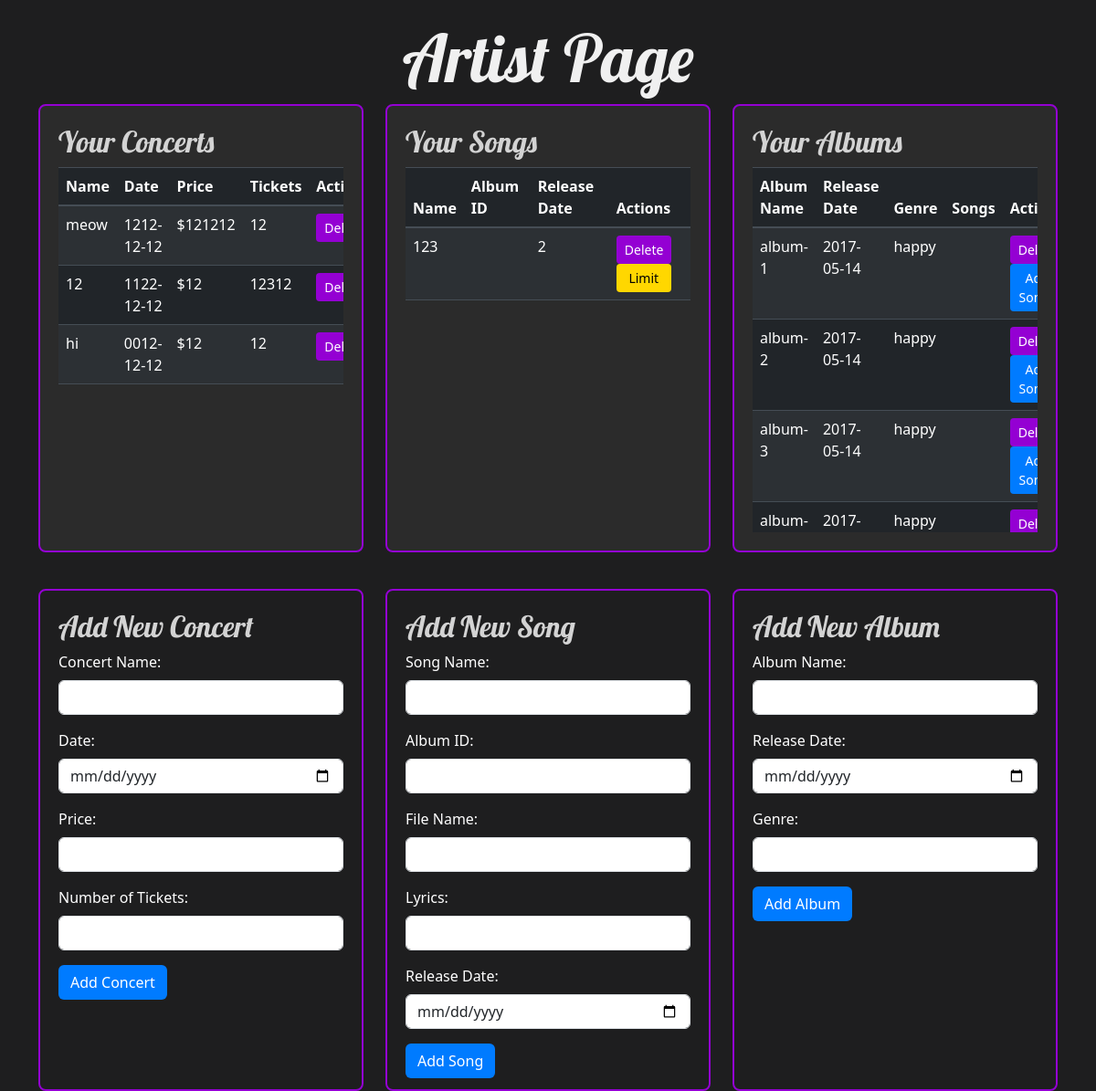
/artist_page (signed in), run on an earlier commit of the app's database.
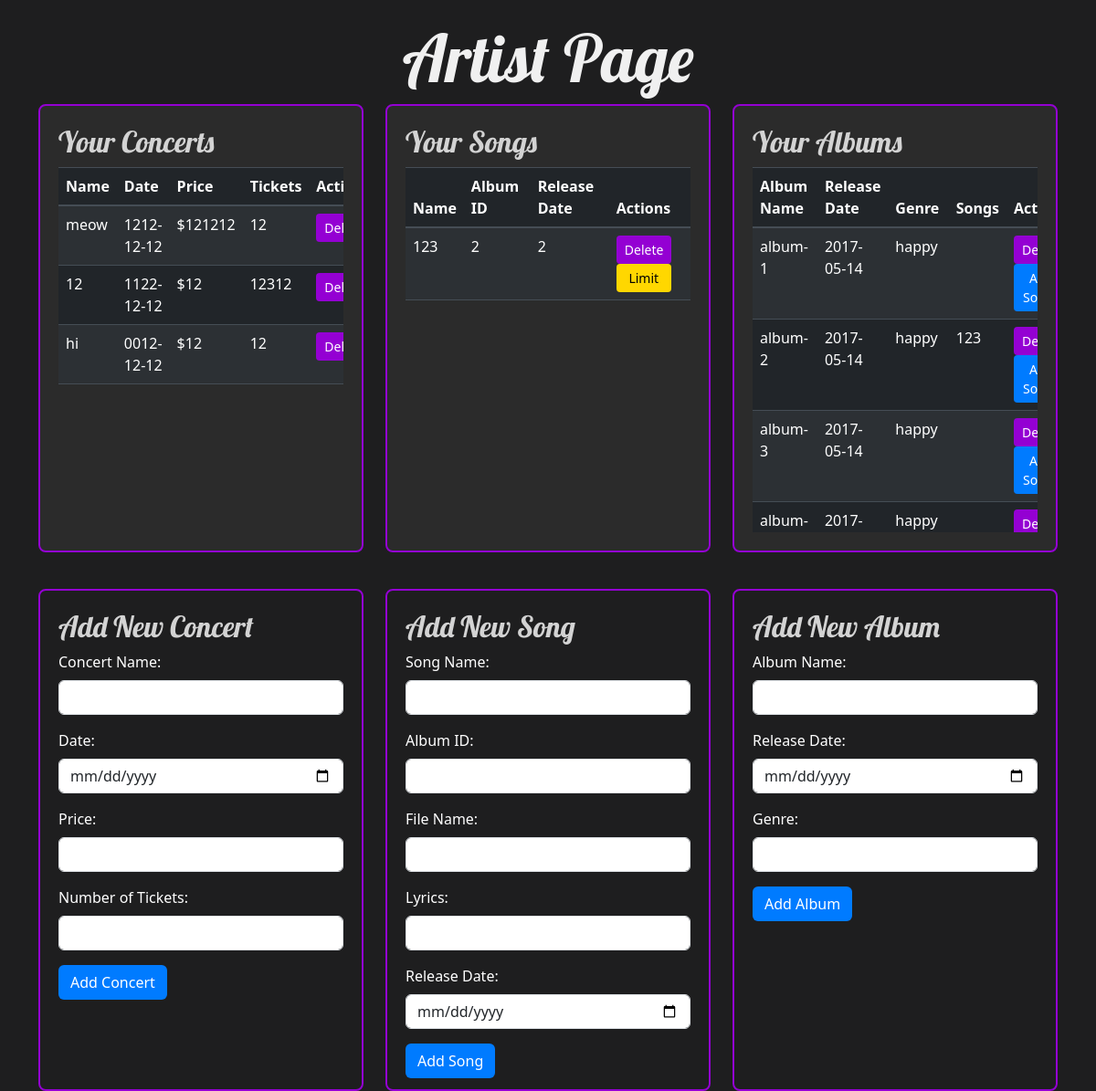
And on a later commit of the database.
### tables this page shows
CREATE TABLE concerts (
                    concert_id INTEGER PRIMARY KEY AUTOINCREMENT,
                    name TEXT NOT NULL,
                    date TEXT NOT NULL,
                    price DECIMAL(10, 2) NOT NULL,
                    ticket_number INTEGER NOT NULL,
                    user_id TEXT NOT NULL,
                    FOREIGN KEY (user_id) REFERENCES USERS (user_id)
                );

CREATE TABLE SONGS (
                song_id INTEGER PRIMARY KEY AUTOINCREMENT,
                album_id INTEGER,
                name TEXT,
                file TEXT,
                lyrics TEXT,
                release_date DATE,
                age_rating INTEGER CHECK(age_rating >= 9 AND age_rating <= 120),
                genre TEXT,
                duration INTEGER,
                is_limited BOOLEAN DEFAULT 0,
                user_id TEXT,
                FOREIGN KEY (album_id) REFERENCES ALBUM (album_id),
                FOREIGN KEY (user_id) REFERENCES USERS (user_id)
            );

CREATE TABLE ALBUM (
                album_id INTEGER PRIMARY KEY AUTOINCREMENT,
                name TEXT,
                release_date DATE,
                genre TEXT,
                user_id TEXT ,
                FOREIGN KEY (user_id) REFERENCES USERS (user_id)
            );

### app.py (the view, shortened to what this page needs)
@app.route("/artist_page", methods=["GET", "POST"])
def artist_page():
    if "user_id" in session and session.get("is_artist"):
        user_id = session["user_id"]
        try:
            with sqlite3.connect("database.db") as connect:
                cursor = connect.cursor()
                cursor.execute(
                    "SELECT concert_id, name, date, price, ticket_number FROM concerts WHERE user_id = ?",
                    (user_id,),
                )
                concerts = cursor.fetchall()
                cursor.execute(
                    "SELECT song_id, name, album_id, release_date, genre, duration, is_limited FROM songs WHERE user_id = ?",
                    (user_id,),
                )
                songs = cursor.fetchall()
                cursor.execute(
                    "SELECT album_id, name, release_date, genre FROM ALBUM WHERE user_id = ?",
                    (user_id,),
                )
                albums = cursor.fetchall()
            return render_template(
                "artist.html",
                concerts=concerts,
                songs=songs,
                albums=albums,
                user_id=user_id,
            )
        except Exception as e:
            logging.error(f"Error fetching artist page: {e}")
            flash("An error occurred while fetching the artist page.")
            return redirect(url_for("user"))
    else:
        flash("Access denied: You are not an artist.")
        return redirect(url_for("user"))

### templates/artist.html (shortened to what this page needs)
<!DOCTYPE html>
<html lang="en">
<head>
  <link href="https://stackpath.bootstrapcdn.com/bootstrap/4.5.2/css/bootstrap.min.css" rel="stylesheet" />
  <link href="https://cdn.jsdelivr.net/npm/bootstrap@5.3.3/dist/css/bootstrap.min.css" rel="stylesheet" />
</head>
<body>
  <div class="container">
    <div class="row">
      <div class="col-12 text-center">
        <h1 class="name">Artist Page</h1>
      </div>
    </div>
    <div class="row">
      <div class="col-md-4">
        <div class="grid-item">
          <h2 class="title">Your Concerts</h2>
          <div class="your-section">
            <table class="table table-dark table-striped">
              <thead>
                <tr>
                  <th>Name</th>
                  <th>Date</th>
                  <th>Price</th>
                  <th>Tickets</th>
                  <th>Actions</th>
                </tr>
              </thead>
              <tbody>
                {% for concert in concerts %}
                <tr>
                  <td>{{ concert[1] }}</td>
                  <td>{{ concert[2] }}</td>
                  <td>${{ concert[3] }}</td>
                  <td>{{ concert[4] }}</td>
                  <td>
                    <form action="{{ url_for('artist_page') }}" method="POST" class="d-inline">
                      <button class="btn btn-delete btn-sm" type="submit">Delete</button>
                    </form>
                  </td>
                </tr>
                {% endfor %}
              </tbody>
            </table>
          </div>
        </div>
      </div>
      <div class="col-md-4">
        <div class="grid-item">
          <h2 class="title">Your Songs</h2>
          <div class="your-section">
            <table class="table table-dark table-striped">
              <thead>
                <tr>
                  <th>Name</th>
                  <th>Album ID</th>
                  <th>Release Date</th>
                  <th>Actions</th>
                </tr>
              </thead>
              <tbody>
                {% for song in songs %}
                <tr>
                  <td>{{ song[1] }}</td>
                  <td>{{ song[2] }}</td>
                  <td>{{ song[5] }}</td>
                  <td>
                    <form action="{{ url_for('artist_page') }}" method="POST" class="d-inline">
                      <button class="btn btn-delete btn-sm" type="submit">Delete</button>
                    </form>
                    <form action="{{ url_for('artist_page') }}" method="POST" class="d-inline">
                      <button class="btn btn-toggle btn-sm">{{ 'Limit' if not song[6] else 'Unlimit' }}</button>
                    </form>
                  </td>
                </tr>
                {% endfor %}
              </tbody>
            </table>
          </div>
        </div>
      </div>
      <div class="col-md-4">
        <div class="grid-item">
          <h2 class="title">Your Albums</h2>
          <div class="your-section">
            <table class="table table-dark table-striped">
              <thead>
                <tr>
                  <th>Album Name</th>
                  <th>Release Date</th>
                  <th>Genre</th>
                  <th>Songs</th>
                  <th>Actions</th>
                </tr>
              </thead>
              <tbody>
                {% for album in albums %}
                <tr>
                  <td>{{ album[1] }}</td>
                  <td>{{ album[2] }}</td>
                  <td>{{ album[3] }}</td>
                  <td>
                    {% set album_songs = [] %}
                    {{ album_songs | join(', ') }}
                  </td>
                  <td>
                    <form action="{{ url_for('artist_page') }}" method="POST" class="d-inline">
                      <button class="btn btn-delete btn-sm" type="submit">Delete</button>
                    </form>
                    <button class="btn btn-add-song btn-sm" onclick="showAddSongForm({{ album[0] }})">Add Songs</button>
                  </td>
                {% endfor %}
              </tbody>
            </table>
          </div>
        </div>
      </div>
    </div>
    <div class="row">
      <div class="col-md-4">
        <div class="add-section">
          <h2 class="title">Add New Concert</h2>
          <form action="{{ url_for('artist_page') }}" method="POST">
            <div class="form-group">
              <label for="name">Concert Name:</label>
              <input type="text" id="name" name="name" class="form-control" required />
            </div>
            <div class="form-group">
              <label for="date">Date:</label>
              <input type="date" id="date" name="date" class="form-control" required />
            </div>
            <div class="form-group">
              <label for="price">Price:</label>
              <input type="number" id="price" name="price" class="form-control" required />
            </div>
            <div class="form-group">
              <label for="tickets">Number of Tickets:</label>
              <input type="number" id="tickets" name="tickets" class="form-control" required />
            </div>
            <button class="btn btn_add btn-submit btn-block" type="submit">Add Concert</button>
          </form>
        </div>
      </div>
      <div class="col-md-4">
        <div class="add-section">
          <h2 class="title">Add New Song</h2>
          <form action="{{ url_for('artist_page') }}" method="POST">
            <div class="form-group">
              <label for="song_name">Song Name:</label>
              <input type="text" id="song_name" name="song_name" class="form-control" required />
            </div>
            <div class="form-group">
              <label for="album_id">Album ID:</label>
              <input type="text" id="album_id" name="album_id" class="form-control" required />
            </div>
            <div class="form-group">
              <label for="file">File Name:</label>
              <input type="text" id="file" name="file" class="form-control" required />
            </div>
            <div class="form-group">
              <label for="lyrics">Lyrics:</label>
              <input type="text" id="lyrics" name="lyrics" class="form-control" required />
            </div>
            <div class="form-group">
              <label for="release_date">Release Date:</label>
              <input type="date" id="release_date" name="release_date" class="form-control" required />
            </div>
            <button class=" btn btn_add btn-submit btn-block" type="submit">Add Song</button>
          </form>
        </div>
      </div>
      <div class="col-md-4">
        <div class="add-section">
          <h2 class="title">Add New Album</h2>
          <form action="{{ url_for('artist_page') }}" method="POST">
            <div class="form-group">
              <label for="album_name">Album Name:</label>
              <input type="text" id="album_name" name="album_name" class="form-control" required />
            </div>
            <div class="form-group">
              <label for="release_date">Release Date:</label>
              <input type="date" id="release_date" name="release_date" class="form-control" required />
            </div>
            <div class="form-group">
              <label for="genre">Genre:</label>
              <input type="text" id="genre" name="genre" class="form-control" required />
            </div>
            <button class=" btn btn_add btn-submit btn-block" type="submit">Add Album</button>
          </form>
        </div>
      </div>
    </div>
  </div>
</body>
</html>

### templates/artist.html (style rules this page uses)
body { background-color: #1e1e1f; color: #ffffff; }
.container { margin-top: 20px; }
.grid-item { background-color: #2b2b2b; padding: 20px; border: 2px solid #9400d3; border-radius: 8px; margin-bottom: 20px; }
.btn { width: 60px; }
.btn_add { width: auto; }
.btn-delete { background-color: #9400d3; color: white; }
.btn-add-song, .btn-submit { background-color: #007bff; color: white; }
.btn-toggle { background-color: #ffd700; color: black; }
.title { font-family: 'Lobster', cursive; color: #d3d3d3; }
.your-section { height: 400px; overflow-y: auto; }
.add-section { height: 550px; overflow-y: auto; border: 2px solid #9400d3; border-radius: 8px; padding: 20px; margin-top: 20px; }
.name { font-family: "Lobster", cursive; color: #f0f0f0; font-size: 3rem; text-align: center; font-size: 4.5rem; }

What changed in the data, as far as the page shows it:
changed SONGS "Limit": album (not shown) → "2"
shown differently, row unchanged: ALBUM "album-2": album_songs (not shown) → "123"
